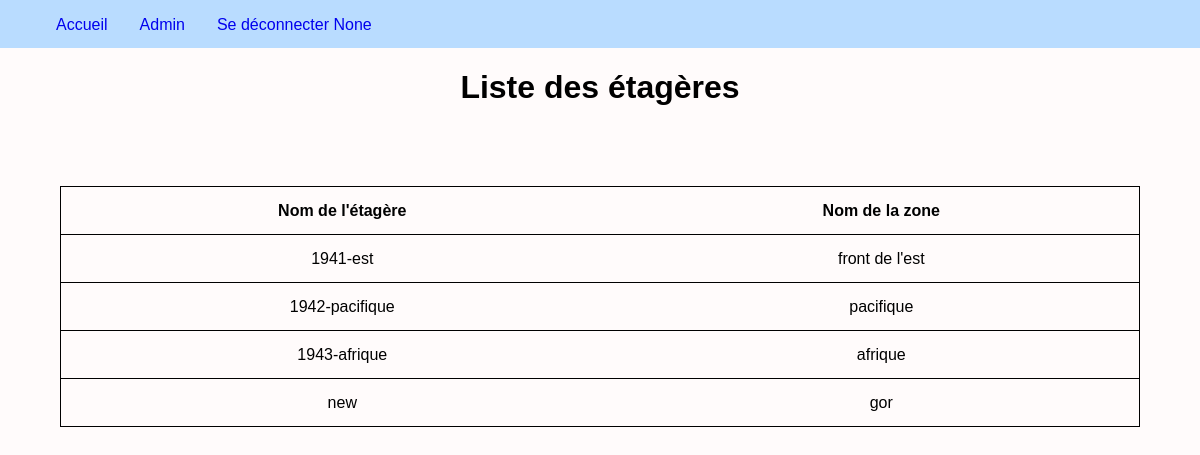
Page /etagere.php (signed in) on the earlier database version.
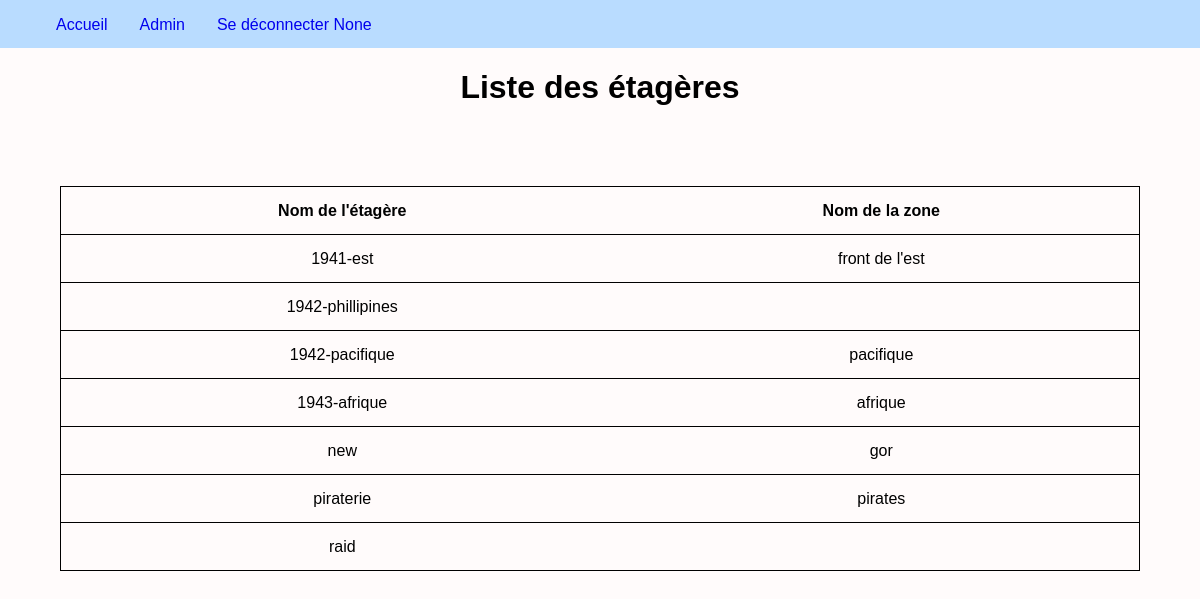
Same page on the later database version.
### tables this page shows
CREATE TABLE `etagere` (
  `id_etagere` int(11) NOT NULL,
  `nomEtagere` varchar(200) NOT NULL,
  `id_zone` int(11) NOT NULL
);

CREATE TABLE `zone` (
  `id_zone` int(255) NOT NULL,
  `nomZone` varchar(200) NOT NULL,
  `id_stockage` int(11) NOT NULL
);

### etagere.php (the view, shortened to what this page needs)
<?php
if (isset($_SESSION['id_personne']) AND isset($_SESSION['pseudo']))
{
?>
<!DOCTYPE html>
<html>
    <head>
        <link rel="stylesheet" href="css/style.css">
    </head>
    <body>
    <ul class="index">
        <li><a href="accueil.php">Accueil</a></li>
        <li><a href="admin.php">Admin</a></li>
        <li><a href="function/logout.php">Se déconnecter <?php
                            if (isset($_SESSION['id_personne']) AND isset($_SESSION['pseudo']))
                            {
                                echo $_SESSION['pseudo'];
                            } ?>
            </a></li>
    </ul>
        <h1>Liste des étagères</h1>
        <table class="t2">
                    <tr>
                        <th>Nom de l'étagère</th>
                        <th>Nom de la zone</th>
                    </tr>
        <?php
            include 'function/connexion.php';
            $sel = $bdd->query('SELECT nomEtagere, nomZone FROM etagere LEFT JOIN zone ON etagere.id_etagere = zone.id_zone ORDER BY etagere.id_zone');
            $etageres = $sel->fetchAll();
            foreach($etageres as $etagere){
                ?>
                <tr>
                  <td><?= $etagere['nomEtagere'];?></td>
                  <td><?= $etagere['nomZone'];?></td>
                </tr>
        <?php
            };
        ?>
        </table>
    </body>
    </html>
<?php } else { header("Location: index.php");
 } ?>

Differences in the rows shown:
added etagere: nomEtagere "1942-phillipines"
added etagere: nomEtagere "piraterie", id_zone.nomZone "pirates"
added etagere: nomEtagere "raid"
